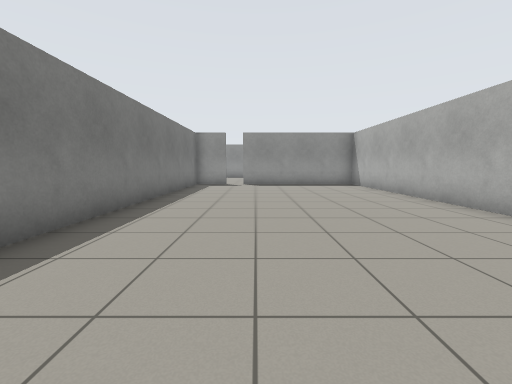
View 1 (above)

21 first-person views from a walk through a Gazebo world. The camera is 0.94 m above the floor, tilts 6° down and sees 90° across. Floor lines are 1 m apart. The floor is counted in squares, 1 m on a side. Each view is taken from the middle of a square. On the plan, view 1 faces up. The plan holds only what a view shows up to about 10 squares ahead; the rest is blank. The place goes on beyond the plan.

View 2
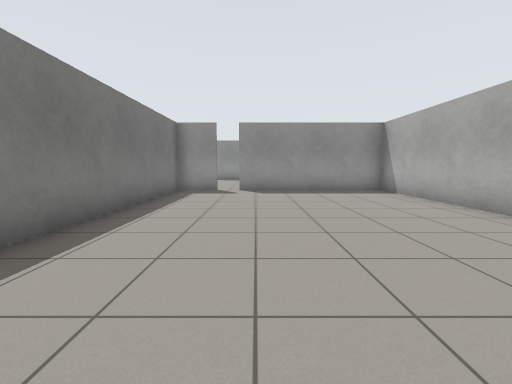

View 3
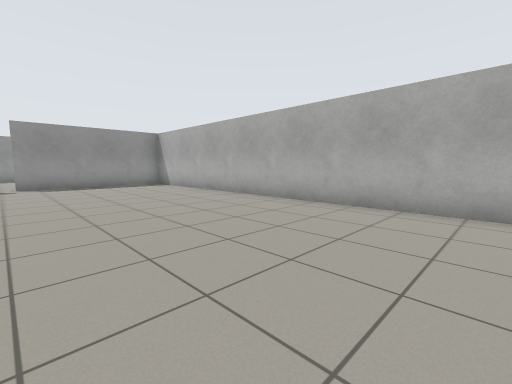

View 4
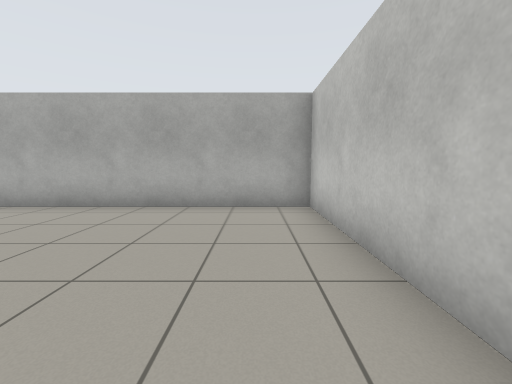

View 5
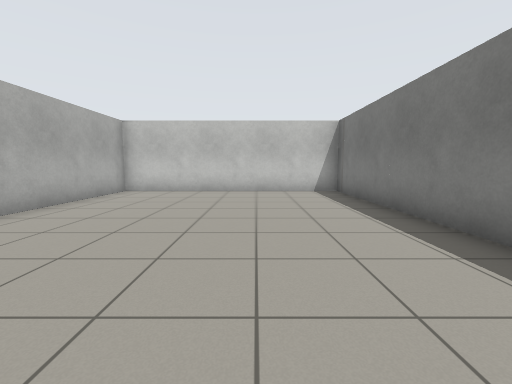

View 6
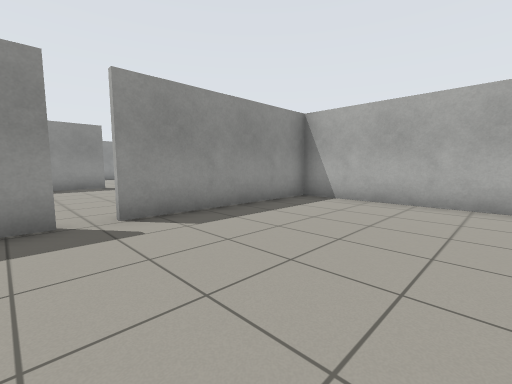

View 7
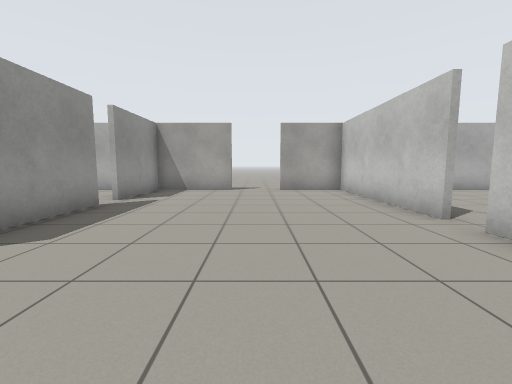

View 8
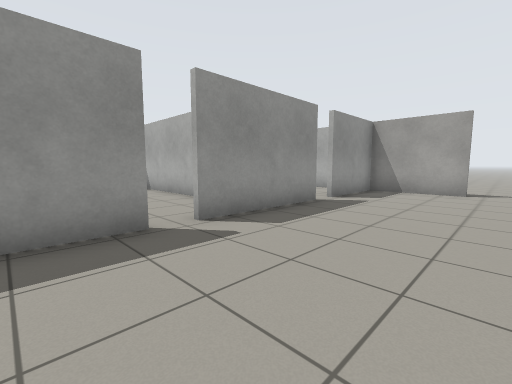

View 9
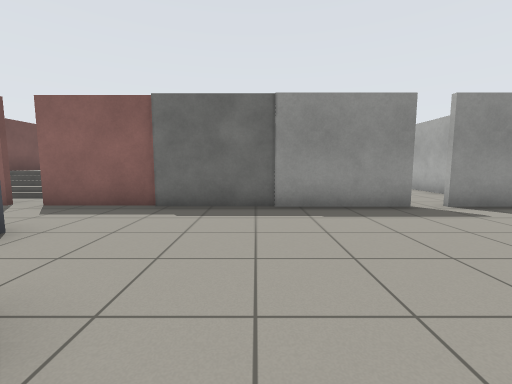

View 10
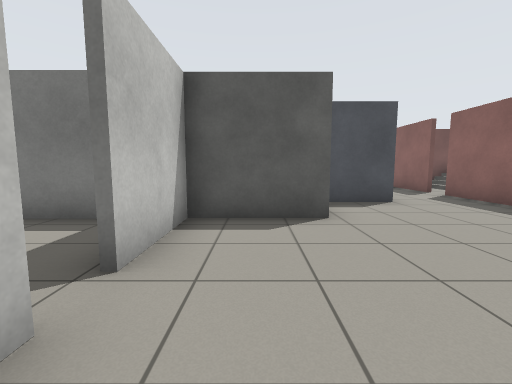

View 11
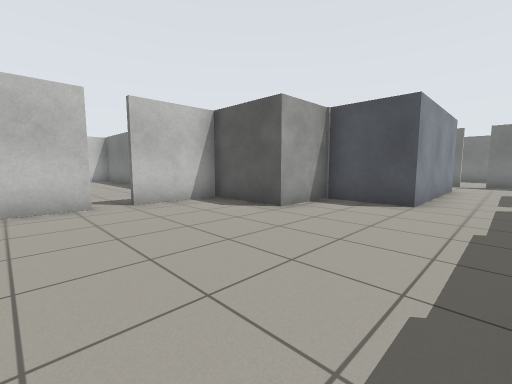

View 12
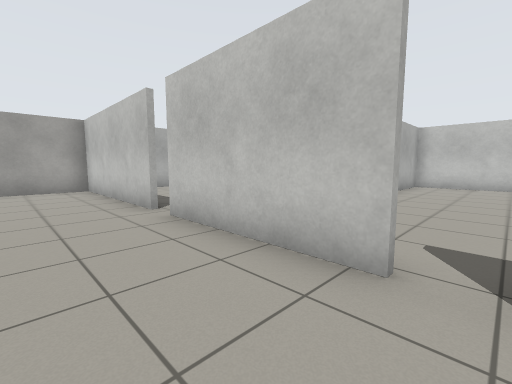

View 13
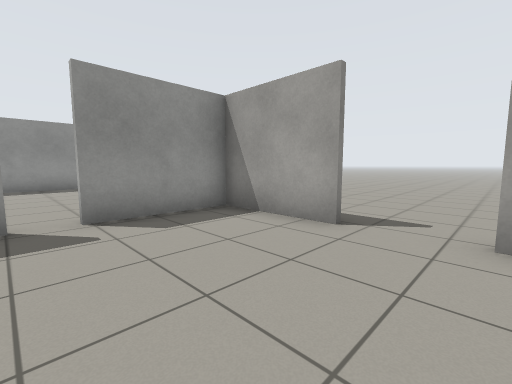

View 14
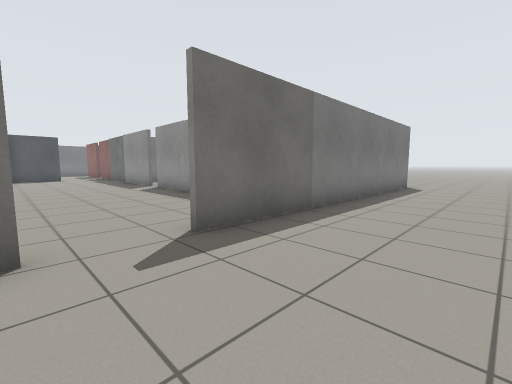

View 15
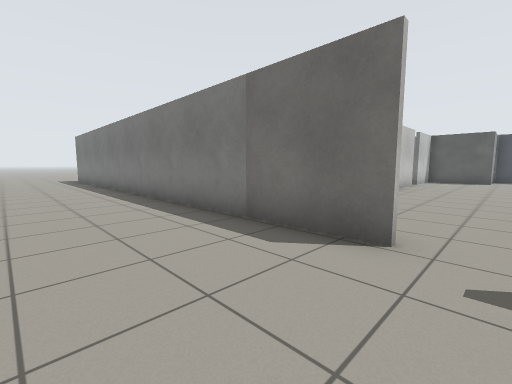

View 16
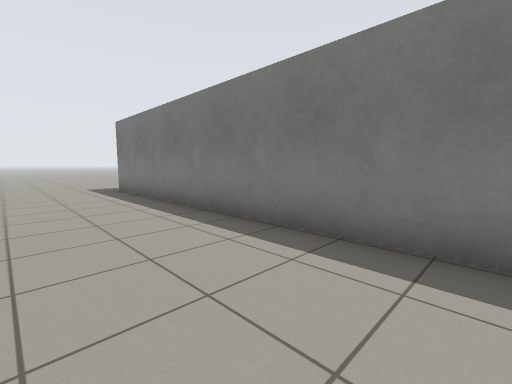

View 17
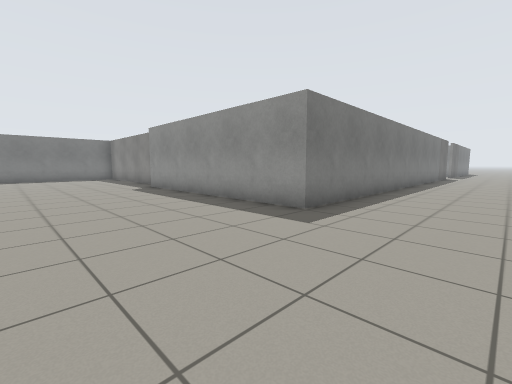

View 18
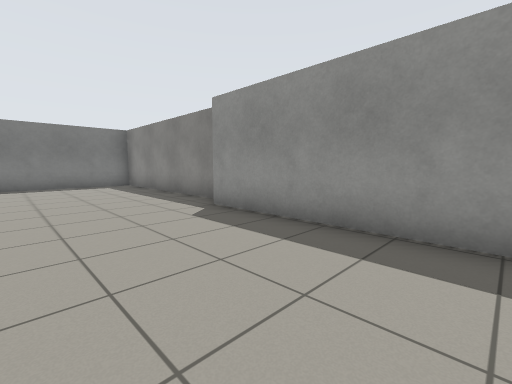

View 19
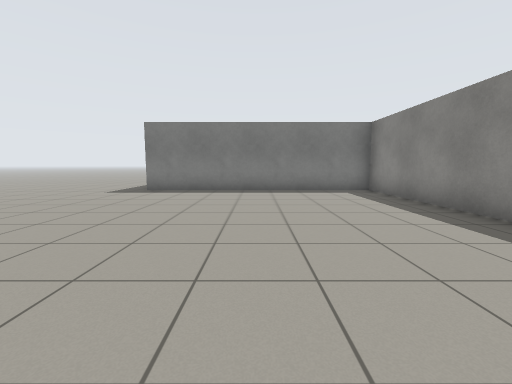

View 20
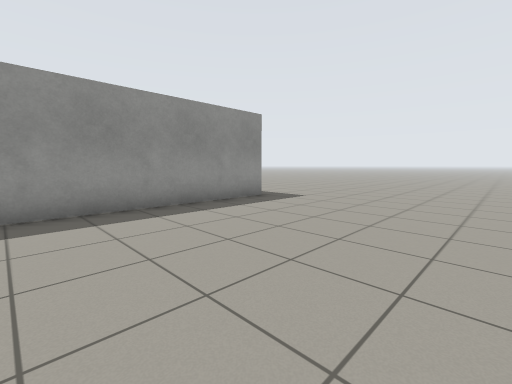

View 21
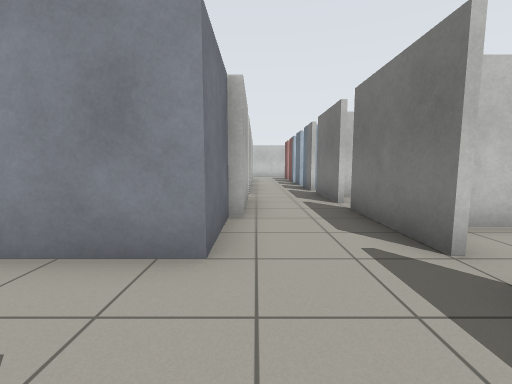

### Floor plan
Points are (right, up) in squares from view 1. A wall is a line through its corners. A room is listed if a view was taken in it or the views show most of it. See-through windows are left out.
Room 1 (views 1, 2, 3, 4, 5, 6)
walls: (-2.9, 12.5) (-2.9, -1.2) (4.7, -1.2) (4.7, 12.6) (-0.6, 12.6)
ways out: opening at (-1.5, 12.5) to room 2
Room 2 (views 7, 8, 9, 10, 11, 12, 13, 14, 15, 16, 17, 18, 19, 20, 21)
walls: (-0.8, 12.8) (4.5, 12.8); (-8.5, 11.3) (-8.5, 9.9); (-3.1, 3.6) (-3.1, 4.8); (-10.6, 15.3) (-8.5, 15.3) (-8.5, 12.8); (-3.4, 19.7) (-9.4, 19.7); (-6.1, 2.4) (-4.2, 2.4); (4.9, 12.6) (4.9, -1.4) (-3.1, -1.4); (-3.9, -0.8) (-10.5, -0.8); (4.7, 21.4) (4.7, 22.1); (-10.5, -1.5) (-10.5, -7.5); (-20, 16.2) (-19.1, 16.2); (-15.4, 24.1) (-15.4, 22.8); (3.2, 27) (1, 27); (4.9, 26.3) (4.9, 19.9)
ways out: opening at (-1.5, 12.5) to room 1; opening at (-16.5, 15.5); opening at (-2.5, 20)
objects: white box (-18, 17); white box (-18, 19); grey box (-15, 16) to (-11, 17); pink box (-15, 20) to (-13, 20); pink box (-12, 20) to (-10, 20); white box (-8, 13) to (-6, 13); white box (-5, 13) to (-4, 13); white box (-3, 13) to (-2, 13); white box (-2, 20); white box (0, 20) to (1, 20); white box (2, 20) to (4, 20); grey box (5, 13) to (5, 15); grey box (5, 17) to (5, 19)

Where each view was taken, in squares from view 1:
view 1: 0 up, 0 right, facing up
view 2: 3 up, 0 right, facing up
view 3: 0 up, 1 left, facing up-right
view 4: 0 up, 1 left, facing right
view 5: 8 up, 0 right, facing down
view 6: 8 up, 2 left, facing up-right
view 7: 16 up, 5 left, facing right
view 8: 16 up, 5 left, facing up-right
view 9: 14 up, 7 left, facing up
view 10: 14 up, 4 left, facing left
view 11: 19 up, 4 left, facing down-left
view 12: 15 up, 6 left, facing down-right
view 13: 15 up, 1 right, facing up-right
view 14: 15 up, 8 right, facing up-left
view 15: 16 up, 8 right, facing down-left
view 16: 9 up, 8 right, facing down-left
view 17: 6 down, 8 right, facing up-left
view 18: 5 down, 2 right, facing up-left
view 19: 5 down, 1 left, facing left
view 20: 7 down, 1 left, facing up-right
view 21: 20 up, 16 left, facing down
